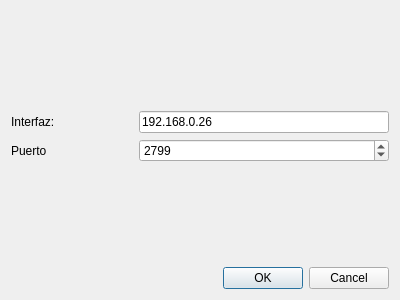
<?xml version="1.0" encoding="UTF-8"?>
<ui version="4.0">
 <class>ConfiguraacionRed</class>
 <widget class="QDialog" name="ConfiguraacionRed">
  <property name="geometry">
   <rect>
    <x>0</x>
    <y>0</y>
    <width>400</width>
    <height>300</height>
   </rect>
  </property>
  <property name="windowTitle">
   <string>Dialog</string>
  </property>
  <layout class="QGridLayout" name="gridLayout">
   <item row="0" column="1">
    <spacer name="verticalSpacer_2">
     <property name="orientation">
      <enum>Qt::Vertical</enum>
     </property>
     <property name="sizeHint" stdset="0">
      <size>
       <width>20</width>
       <height>78</height>
      </size>
     </property>
    </spacer>
   </item>
   <item row="1" column="0">
    <widget class="QLabel" name="label">
     <property name="text">
      <string>Interfaz:</string>
     </property>
    </widget>
   </item>
   <item row="1" column="1" colspan="2">
    <widget class="QLineEdit" name="line_ip">
     <property name="text">
      <string>192.168.0.26</string>
     </property>
    </widget>
   </item>
   <item row="2" column="0">
    <widget class="QLabel" name="label_2">
     <property name="text">
      <string>Puerto</string>
     </property>
    </widget>
   </item>
   <item row="2" column="1" colspan="2">
    <widget class="QSpinBox" name="line_puerto">
     <property name="minimum">
      <number>1</number>
     </property>
     <property name="maximum">
      <number>65535</number>
     </property>
     <property name="value">
      <number>2799</number>
     </property>
    </widget>
   </item>
   <item row="4" column="0" colspan="3">
    <widget class="QDialogButtonBox" name="buttonBox">
     <property name="orientation">
      <enum>Qt::Horizontal</enum>
     </property>
     <property name="standardButtons">
      <set>QDialogButtonBox::Cancel|QDialogButtonBox::Ok</set>
     </property>
    </widget>
   </item>
   <item row="3" column="1">
    <spacer name="verticalSpacer">
     <property name="orientation">
      <enum>Qt::Vertical</enum>
     </property>
     <property name="sizeHint" stdset="0">
      <size>
       <width>20</width>
       <height>77</height>
      </size>
     </property>
    </spacer>
   </item>
  </layout>
 </widget>
 <resources/>
 <connections>
  <connection>
   <sender>buttonBox</sender>
   <signal>accepted()</signal>
   <receiver>ConfiguraacionRed</receiver>
   <slot>accept()</slot>
   <hints>
    <hint type="sourcelabel">
     <x>248</x>
     <y>254</y>
    </hint>
    <hint type="destinationlabel">
     <x>157</x>
     <y>274</y>
    </hint>
   </hints>
  </connection>
  <connection>
   <sender>buttonBox</sender>
   <signal>rejected()</signal>
   <receiver>ConfiguraacionRed</receiver>
   <slot>reject()</slot>
   <hints>
    <hint type="sourcelabel">
     <x>316</x>
     <y>260</y>
    </hint>
    <hint type="destinationlabel">
     <x>286</x>
     <y>274</y>
    </hint>
   </hints>
  </connection>
 </connections>
</ui>
